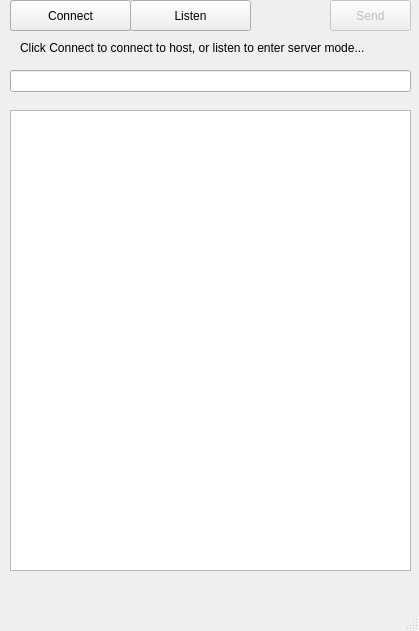
<?xml version="1.0" encoding="UTF-8"?>
<ui version="4.0">
 <class>TCPExample</class>
 <widget class="QMainWindow" name="TCPExample">
  <property name="geometry">
   <rect>
    <x>0</x>
    <y>0</y>
    <width>419</width>
    <height>631</height>
   </rect>
  </property>
  <property name="windowTitle">
   <string>TCPExample</string>
  </property>
  <widget class="QWidget" name="centralwidget">
   <widget class="QPushButton" name="listen">
    <property name="geometry">
     <rect>
      <x>130</x>
      <y>0</y>
      <width>121</width>
      <height>31</height>
     </rect>
    </property>
    <property name="text">
     <string>Listen</string>
    </property>
   </widget>
   <widget class="QPushButton" name="connect">
    <property name="geometry">
     <rect>
      <x>10</x>
      <y>0</y>
      <width>121</width>
      <height>31</height>
     </rect>
    </property>
    <property name="text">
     <string>Connect</string>
    </property>
   </widget>
   <widget class="QPushButton" name="send">
    <property name="enabled">
     <bool>false</bool>
    </property>
    <property name="geometry">
     <rect>
      <x>330</x>
      <y>0</y>
      <width>81</width>
      <height>31</height>
     </rect>
    </property>
    <property name="text">
     <string>Send</string>
    </property>
   </widget>
   <widget class="QPushButton" name="disconnect">
    <property name="geometry">
     <rect>
      <x>10</x>
      <y>0</y>
      <width>121</width>
      <height>31</height>
     </rect>
    </property>
    <property name="text">
     <string>Disconnect</string>
    </property>
   </widget>
   <widget class="QLabel" name="lblInfo">
    <property name="geometry">
     <rect>
      <x>20</x>
      <y>40</y>
      <width>381</width>
      <height>16</height>
     </rect>
    </property>
    <property name="text">
     <string>Click Connect to connect to host, or listen to enter server mode... </string>
    </property>
   </widget>
   <widget class="QListWidget" name="lstMessages">
    <property name="geometry">
     <rect>
      <x>10</x>
      <y>110</y>
      <width>401</width>
      <height>461</height>
     </rect>
    </property>
   </widget>
   <widget class="QLineEdit" name="tcpText">
    <property name="geometry">
     <rect>
      <x>10</x>
      <y>70</y>
      <width>401</width>
      <height>22</height>
     </rect>
    </property>
   </widget>
   <zorder>disconnect</zorder>
   <zorder>listen</zorder>
   <zorder>connect</zorder>
   <zorder>send</zorder>
   <zorder>lblInfo</zorder>
   <zorder>lstMessages</zorder>
   <zorder>tcpText</zorder>
  </widget>
  <widget class="QMenuBar" name="menubar">
   <property name="geometry">
    <rect>
     <x>0</x>
     <y>0</y>
     <width>419</width>
     <height>22</height>
    </rect>
   </property>
  </widget>
  <widget class="QStatusBar" name="statusbar"/>
 </widget>
 <resources/>
 <connections/>
</ui>
